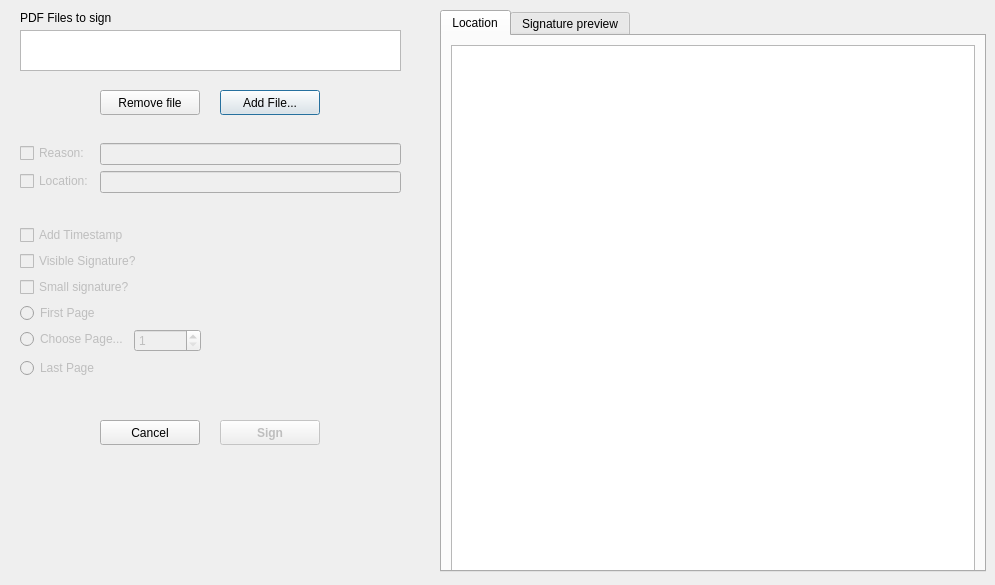
<?xml version="1.0" encoding="UTF-8"?>
<ui version="4.0">
 <class>PDFSignWindow</class>
 <widget class="QDialog" name="PDFSignWindow">
  <property name="geometry">
   <rect>
    <x>0</x>
    <y>0</y>
    <width>995</width>
    <height>585</height>
   </rect>
  </property>
  <property name="sizePolicy">
   <sizepolicy hsizetype="Fixed" vsizetype="Fixed">
    <horstretch>0</horstretch>
    <verstretch>0</verstretch>
   </sizepolicy>
  </property>
  <property name="windowTitle">
   <string>Chave Móvel Digital - PDF Signature</string>
  </property>
  <widget class="QWidget" name="centralwidget" native="true">
   <property name="geometry">
    <rect>
     <x>10</x>
     <y>0</y>
     <width>911</width>
     <height>585</height>
    </rect>
   </property>
   <property name="sizePolicy">
    <sizepolicy hsizetype="Preferred" vsizetype="MinimumExpanding">
     <horstretch>0</horstretch>
     <verstretch>0</verstretch>
    </sizepolicy>
   </property>
   <widget class="QPushButton" name="button_addfile">
    <property name="geometry">
     <rect>
      <x>210</x>
      <y>90</y>
      <width>100</width>
      <height>25</height>
     </rect>
    </property>
    <property name="sizePolicy">
     <sizepolicy hsizetype="MinimumExpanding" vsizetype="Fixed">
      <horstretch>0</horstretch>
      <verstretch>0</verstretch>
     </sizepolicy>
    </property>
    <property name="text">
     <string>Add File...</string>
    </property>
   </widget>
   <widget class="MyListView" name="pdf_listview">
    <property name="geometry">
     <rect>
      <x>10</x>
      <y>30</y>
      <width>381</width>
      <height>41</height>
     </rect>
    </property>
   </widget>
   <widget class="QLabel" name="label_3">
    <property name="geometry">
     <rect>
      <x>10</x>
      <y>10</y>
      <width>341</width>
      <height>16</height>
     </rect>
    </property>
    <property name="text">
     <string>PDF Files to sign</string>
    </property>
   </widget>
   <widget class="QWidget" name="layoutWidget">
    <property name="geometry">
     <rect>
      <x>10</x>
      <y>117</y>
      <width>381</width>
      <height>261</height>
     </rect>
    </property>
    <layout class="QVBoxLayout" name="vertical_top">
     <item>
      <layout class="QFormLayout" name="formLayout">
       <property name="fieldGrowthPolicy">
        <enum>QFormLayout::ExpandingFieldsGrow</enum>
       </property>
       <property name="labelAlignment">
        <set>Qt::AlignLeading|Qt::AlignLeft|Qt::AlignVCenter</set>
       </property>
       <property name="formAlignment">
        <set>Qt::AlignLeading|Qt::AlignLeft|Qt::AlignVCenter</set>
       </property>
       <item row="0" column="0">
        <widget class="QCheckBox" name="checkBox_reason">
         <property name="enabled">
          <bool>false</bool>
         </property>
         <property name="text">
          <string>Reason:</string>
         </property>
        </widget>
       </item>
       <item row="0" column="1">
        <widget class="QLineEdit" name="reason_textbox">
         <property name="enabled">
          <bool>false</bool>
         </property>
        </widget>
       </item>
       <item row="1" column="0">
        <widget class="QCheckBox" name="checkBox_location">
         <property name="enabled">
          <bool>false</bool>
         </property>
         <property name="text">
          <string>Location:</string>
         </property>
        </widget>
       </item>
       <item row="1" column="1">
        <widget class="QLineEdit" name="location_textbox">
         <property name="enabled">
          <bool>false</bool>
         </property>
        </widget>
       </item>
      </layout>
     </item>
     <item>
      <layout class="QVBoxLayout" name="verticalLayout_2">
       <item>
        <widget class="QCheckBox" name="timestamp_checkBox">
         <property name="enabled">
          <bool>false</bool>
         </property>
         <property name="text">
          <string>Add Timestamp</string>
         </property>
        </widget>
       </item>
       <item>
        <widget class="QCheckBox" name="visible_checkBox">
         <property name="enabled">
          <bool>false</bool>
         </property>
         <property name="text">
          <string>Visible Signature?</string>
         </property>
        </widget>
       </item>
       <item>
        <widget class="QCheckBox" name="smallsig_checkBox">
         <property name="enabled">
          <bool>false</bool>
         </property>
         <property name="text">
          <string>Small signature?</string>
         </property>
        </widget>
       </item>
       <item>
        <widget class="QRadioButton" name="radioButton_firstpage">
         <property name="enabled">
          <bool>false</bool>
         </property>
         <property name="text">
          <string>First Page</string>
         </property>
        </widget>
       </item>
       <item>
        <layout class="QFormLayout" name="formLayout_3">
         <property name="fieldGrowthPolicy">
          <enum>QFormLayout::ExpandingFieldsGrow</enum>
         </property>
         <property name="labelAlignment">
          <set>Qt::AlignLeading|Qt::AlignLeft|Qt::AlignVCenter</set>
         </property>
         <property name="formAlignment">
          <set>Qt::AlignLeading|Qt::AlignLeft|Qt::AlignVCenter</set>
         </property>
         <item row="0" column="0">
          <widget class="QRadioButton" name="radioButton_choosepage">
           <property name="enabled">
            <bool>false</bool>
           </property>
           <property name="sizePolicy">
            <sizepolicy hsizetype="Maximum" vsizetype="Maximum">
             <horstretch>0</horstretch>
             <verstretch>0</verstretch>
            </sizepolicy>
           </property>
           <property name="text">
            <string>Choose Page...</string>
           </property>
          </widget>
         </item>
         <item row="0" column="1">
          <widget class="QSpinBox" name="spinBox_page">
           <property name="enabled">
            <bool>false</bool>
           </property>
           <property name="sizePolicy">
            <sizepolicy hsizetype="Maximum" vsizetype="Maximum">
             <horstretch>0</horstretch>
             <verstretch>0</verstretch>
            </sizepolicy>
           </property>
           <property name="minimum">
            <number>1</number>
           </property>
           <property name="maximum">
            <number>999999</number>
           </property>
          </widget>
         </item>
        </layout>
       </item>
       <item>
        <widget class="QRadioButton" name="radioButton_lastpage">
         <property name="enabled">
          <bool>false</bool>
         </property>
         <property name="text">
          <string>Last Page</string>
         </property>
        </widget>
       </item>
      </layout>
     </item>
    </layout>
   </widget>
   <widget class="QPushButton" name="button_sign">
    <property name="enabled">
     <bool>false</bool>
    </property>
    <property name="geometry">
     <rect>
      <x>210</x>
      <y>420</y>
      <width>100</width>
      <height>25</height>
     </rect>
    </property>
    <property name="styleSheet">
     <string notr="true">font: bold;</string>
    </property>
    <property name="text">
     <string>Sign</string>
    </property>
   </widget>
   <widget class="QPushButton" name="button_cancel">
    <property name="geometry">
     <rect>
      <x>90</x>
      <y>420</y>
      <width>100</width>
      <height>25</height>
     </rect>
    </property>
    <property name="text">
     <string>Cancel</string>
    </property>
   </widget>
   <widget class="QPushButton" name="button_clearFiles">
    <property name="geometry">
     <rect>
      <x>90</x>
      <y>90</y>
      <width>100</width>
      <height>25</height>
     </rect>
    </property>
    <property name="text">
     <string>Remove file</string>
    </property>
   </widget>
  </widget>
  <widget class="QWidget" name="verticalLayoutWidget">
   <property name="geometry">
    <rect>
     <x>440</x>
     <y>10</y>
     <width>546</width>
     <height>562</height>
    </rect>
   </property>
   <layout class="QVBoxLayout" name="vertical_layout_tab1">
    <property name="sizeConstraint">
     <enum>QLayout::SetMinimumSize</enum>
    </property>
    <item>
     <widget class="QTabWidget" name="tabWidget">
      <property name="sizePolicy">
       <sizepolicy hsizetype="Expanding" vsizetype="Minimum">
        <horstretch>0</horstretch>
        <verstretch>0</verstretch>
       </sizepolicy>
      </property>
      <property name="minimumSize">
       <size>
        <width>0</width>
        <height>560</height>
       </size>
      </property>
      <property name="currentIndex">
       <number>0</number>
      </property>
      <widget class="QWidget" name="tab_2">
       <attribute name="title">
        <string>Location</string>
       </attribute>
       <layout class="QVBoxLayout" name="verticalLayout1">
        <item>
         <layout class="QHBoxLayout" name="horizontalLayout_tab1">
          <item>
           <widget class="QGraphicsView" name="scene_view">
            <property name="sizePolicy">
             <sizepolicy hsizetype="Minimum" vsizetype="Minimum">
              <horstretch>0</horstretch>
              <verstretch>0</verstretch>
             </sizepolicy>
            </property>
            <property name="minimumSize">
             <size>
              <width>520</width>
              <height>530</height>
             </size>
            </property>
           </widget>
          </item>
         </layout>
        </item>
       </layout>
      </widget>
      <widget class="QWidget" name="tab3">
       <attribute name="title">
        <string>Signature preview</string>
       </attribute>
       <widget class="QWidget" name="verticalLayoutWidget_3">
        <property name="geometry">
         <rect>
          <x>10</x>
          <y>10</y>
          <width>535</width>
          <height>321</height>
         </rect>
        </property>
        <layout class="QVBoxLayout" name="verticalLayout_4">
         <item>
          <widget class="QLabel" name="label_signature_preview">
           <property name="sizePolicy">
            <sizepolicy hsizetype="Preferred" vsizetype="Preferred">
             <horstretch>0</horstretch>
             <verstretch>0</verstretch>
            </sizepolicy>
           </property>
           <property name="text">
            <string>Preview of the signature image</string>
           </property>
           <property name="alignment">
            <set>Qt::AlignLeading</set>
           </property>
          </widget>
         </item>
         <item>
          <layout class="QHBoxLayout" name="horizontalLayout">
           <item>
            <widget class="QPushButton" name="pushButton_imgChooser">
             <property name="enabled">
              <bool>false</bool>
             </property>
             <property name="sizePolicy">
              <sizepolicy hsizetype="Fixed" vsizetype="Fixed">
               <horstretch>0</horstretch>
               <verstretch>0</verstretch>
              </sizepolicy>
             </property>
             <property name="text">
              <string>Choose custom image</string>
             </property>
            </widget>
           </item>
           <item>
            <layout class="QHBoxLayout" name="horizontalLayout_2">
             <item>
              <widget class="QLabel" name="label">
               <property name="text">
                <string>Maximum image dimension: 185x41 px</string>
               </property>
              </widget>
             </item>
            </layout>
           </item>
          </layout>
         </item>
         <item>
          <widget class="QPushButton" name="pushButton_resetImage">
           <property name="enabled">
            <bool>false</bool>
           </property>
           <property name="sizePolicy">
            <sizepolicy hsizetype="Fixed" vsizetype="Fixed">
             <horstretch>0</horstretch>
             <verstretch>0</verstretch>
            </sizepolicy>
           </property>
           <property name="text">
            <string>Reset image</string>
           </property>
          </widget>
         </item>
        </layout>
       </widget>
      </widget>
     </widget>
    </item>
   </layout>
  </widget>
 </widget>
 <customwidgets>
  <customwidget>
   <class>MyListView</class>
   <extends>QListView</extends>
   <header>mylistview.h</header>
  </customwidget>
 </customwidgets>
 <resources/>
 <connections/>
</ui>
